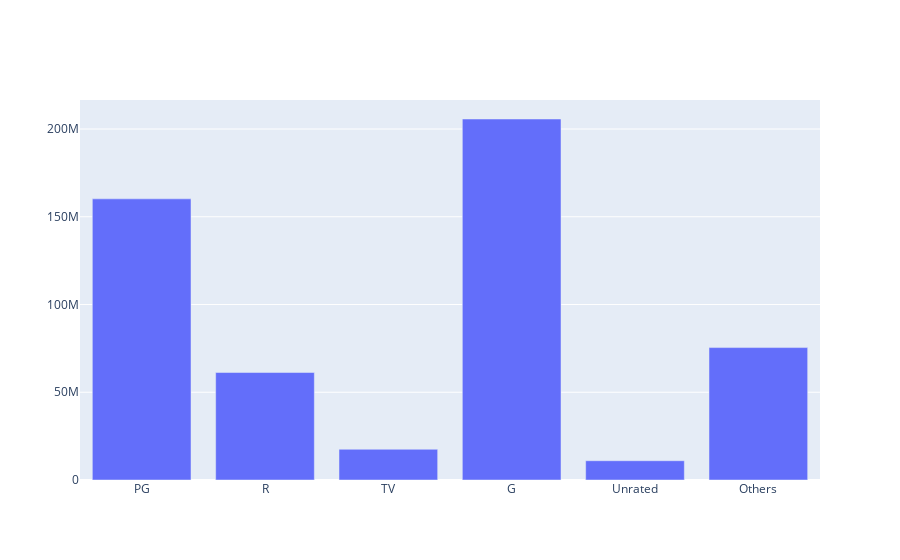

The cell this chart's notebook holds for it:
### Code cell
fig = plotBars(avg_rev2)
fig.show()

### Figure 1 — Plotly figure (JSON) as saved in the notebook; plotly's stock layout.template omitted (floating-point values rounded to 4 significant figures)
{"data": [{"type": "bar", "x": ["PG", "R", "TV", "G", "Unrated", "Others"], "y": [160200000.0, 61240000.0, 17500000.0, 205700000.0, 10980000.0, 75460000.0]}], "layout": {}}
